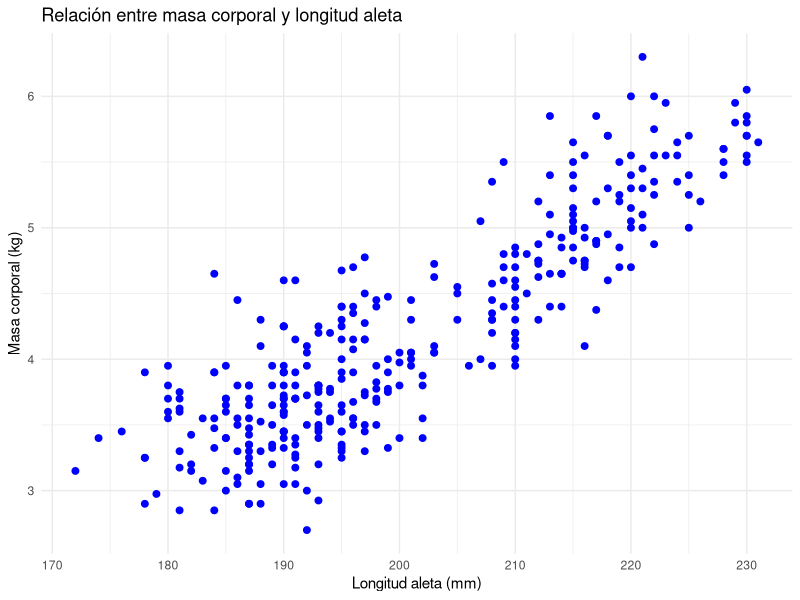
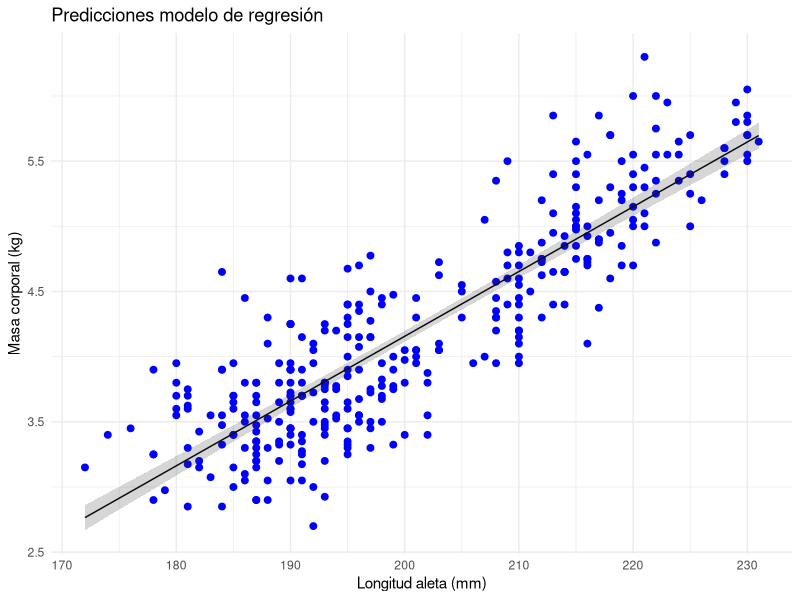
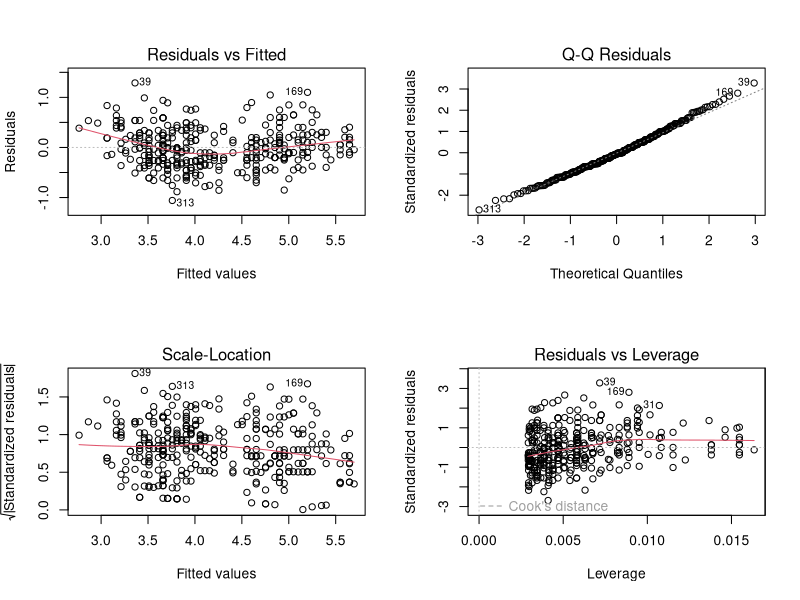
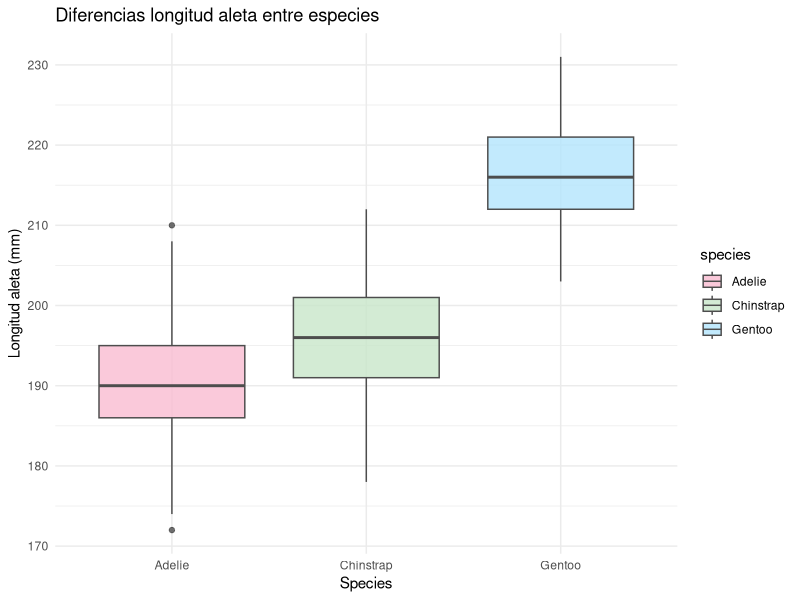
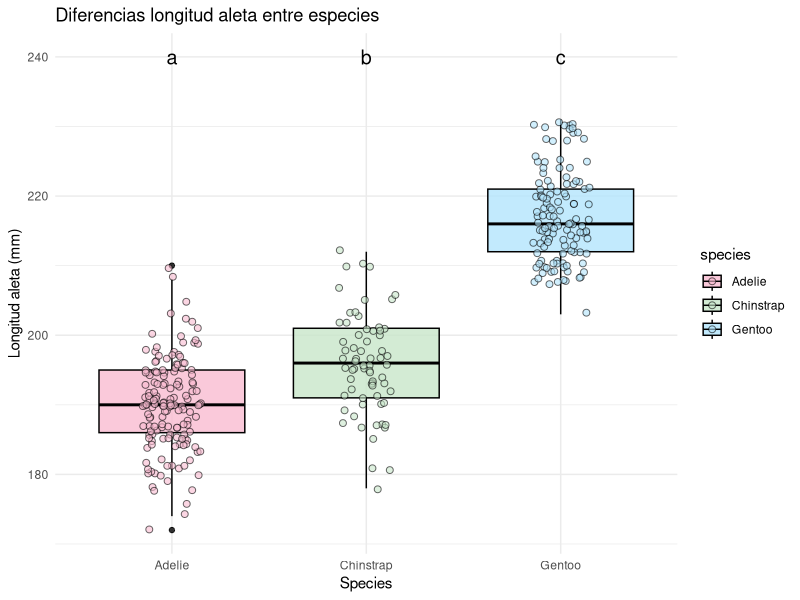
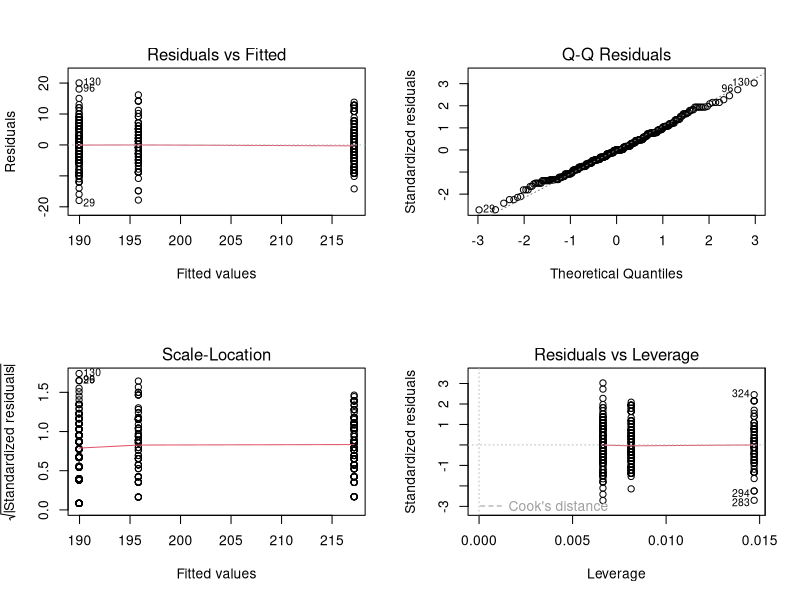
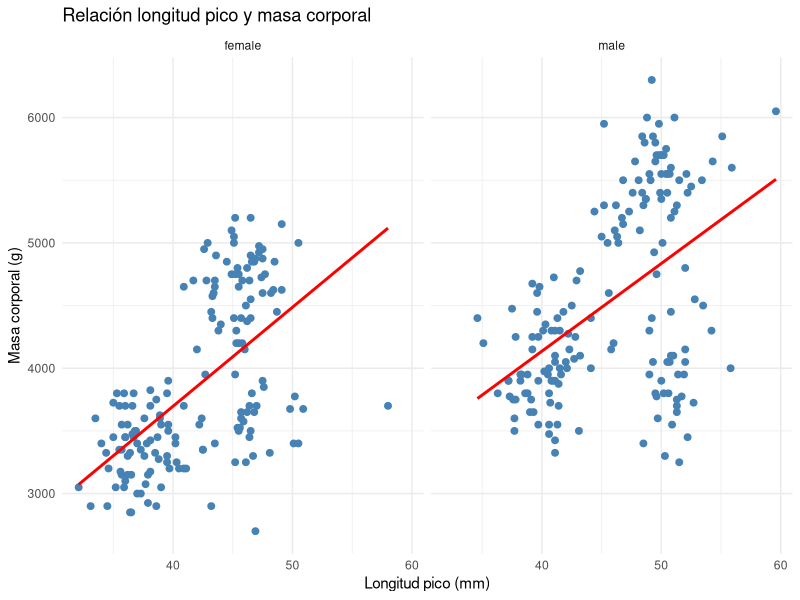
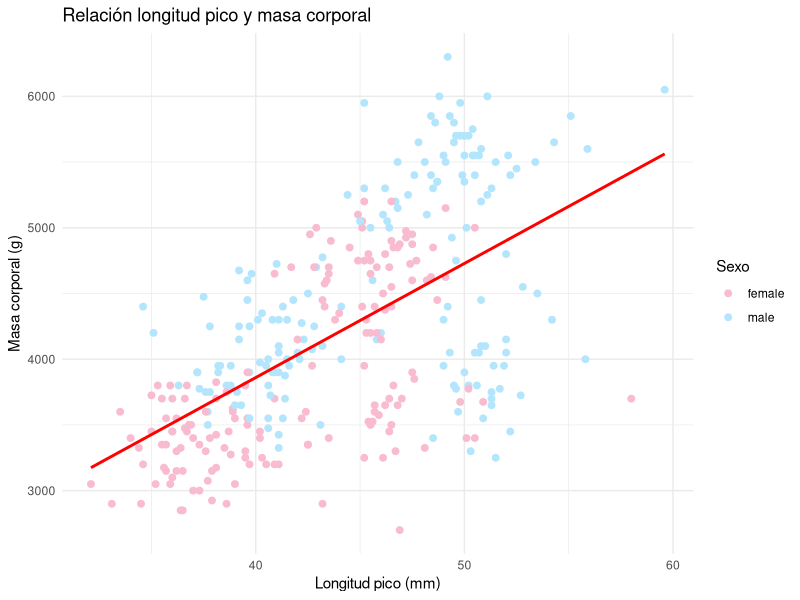

R code for these plots, in order:
# Paquetes que se van a utilizar
library(palmerpenguins)
library(dplyr)
library(ggplot2)
library(broom)
library(tidyverse)
library(lmtest)
library(car)
library(multcomp)

## Modelos de regresión

#### 1. Leer los datos en R y explorar gráficamente la relación entre las variables

data(penguins)
head(penguins)

# eliminamos NAs variables que vamos a utilizar y pasamos masa corporal a kg

penguins_clean <- penguins %>%
  filter(!is.na(flipper_length_mm), !is.na(body_mass_g))
penguins_clean$body_mass_kg <- penguins_clean$body_mass_g/1000

ggplot(data = penguins_clean, aes(x = flipper_length_mm, y = body_mass_kg)) +  
  geom_point(color = "blue", size = 2) +      
  labs(x = "Longitud aleta (mm)",         
       y = "Masa corporal (kg)",                   
       title = "Relación entre masa corporal y longitud aleta "   
  ) +
  theme_minimal()       

#### 2. Ajuste modelo de regresión
  
lm_reg1 <- lm(body_mass_kg ~ flipper_length_mm, data = penguins_clean)

#### 3. Variación explicada por el modelo y resolución hipótesis

anova(lm_reg1)

#### 4. Interpretación del modelo
  
summary(lm_reg1)

#### 5. Predicciones con el modelo
  
preds <- augment(lm_reg1, type.predict = "response", se_fit = TRUE)
preds <- preds %>%
  mutate(lower = .fitted - 1.96 * .se.fit,upper = .fitted + 1.96 * .se.fit)

ggplot(data = preds, aes(x = flipper_length_mm, y = body_mass_kg)) +  
  geom_point(color = "blue", size = 2) +     
  geom_line(aes(y = .fitted)) +
  geom_ribbon(aes(ymin = lower, ymax = upper), alpha = 0.2) +
  labs(x = "Longitud aleta (mm)",         
       y = "Masa corporal (kg)",                   
       title = "Predicciones modelo de regresión"   
  ) +
  theme_minimal()         

#### 6. Revisión supuestos del modelo
  
par(mfrow=c(2,2))
plot(lm_reg1)      

shapiro.test(residuals(lm_reg1))

resettest(lm_reg1)

ncvTest(lm_reg1)

## Modelos factoriales: ANOVA y ANCOVA

### Análisis de la varianza (ANOVA)
  
#### 1. Explorar gráficamente la relación entre las variables

ggplot(data = penguins, aes(x = species, y = flipper_length_mm, fill = species)) +  
  geom_boxplot(alpha = 0.8, color = "gray30") +
  scale_fill_manual(values = c("#F8BBD0", "#C8E6C9", "#B3E5FC")) +
  labs(x = "Species",         
       y = "Longitud aleta (mm)",                   
       title = "Diferencias longitud aleta entre especies"   
  ) +
  theme_minimal()         

#### 2. Ajuste modelo factorial

penguins <- penguins %>%
  mutate(species = as.factor(species))
lm_reg2 <- lm(flipper_length_mm ~ species, data = penguins)

#### 3. Variación explicada por el modelo y resolución hipótesis

anova(lm_reg2)

#### 4. Interpretación del modelo y comparaciones *post-hoc*
  
summary(lm_reg2)

contrasts(penguins$species)

posthoc_species <- glht(lm_reg2, linfct=mcp(species="Tukey"))
summary(posthoc_species)

#### 5. Representación gráfica diferencias significativas
  
ggplot(data = penguins, aes(x = species, y = flipper_length_mm, fill = species, color = species)) +  
  geom_boxplot(alpha = 0.8, color = "black") +
  geom_jitter(width = 0.15, alpha = 0.6, size = 2, shape=21, color="black") +
  scale_fill_manual(values = c("#F8BBD0", "#C8E6C9", "#B3E5FC")) +
  scale_color_manual(values = c("#F8BBD0", "#C8E6C9", "#B3E5FC")) +
  labs(x = "Species",         
       y = "Longitud aleta (mm)",                   
       title = "Diferencias longitud aleta entre especies"   
  ) +
  theme_minimal() +
  geom_text(data = penguins[2,], aes(y = 240, label = "a"), color="black", 
            size=5, nudge_x = 0) +
  geom_text(data = penguins[2,], aes(y = 240, label = "b"), color="black", 
            size=5, nudge_x = 1) +
  geom_text(data = penguins[2,], aes(y = 240, label = "c"), color="black", 
            size=5, nudge_x = 2) 

#### 6. Revisión supuestos del modelo
  
par(mfrow=c(2,2))
plot(lm_reg2)      

#### Cambiar nivel de referencia del factor
  
levels(penguins$species)
penguins$species <- relevel(penguins$species, ref = "Gentoo")
levels(penguins$species)

### Análisis de la covarianza (ANCOVA)
  
ggplot(subset(penguins, !is.na(sex)), aes(x = bill_length_mm, y = body_mass_g)) +
  geom_point(color = "steelblue", size = 2) +
  geom_smooth(method = "lm", se = FALSE, color = "red") +
  facet_wrap(~ sex) +
  labs(
    title = "Relación longitud pico y masa corporal",
    x = "Longitud pico (mm)",
    y = "Masa corporal (g)"
  ) +
  theme_minimal()

#### Ajuste modelo 
  
lm_3 <- lm(body_mass_g ~ bill_length_mm*sex, data = penguins)

#### Comprobación de hipótesis

anova(lm_3)

lm_4 <- lm(body_mass_g ~ bill_length_mm+sex, data = penguins)
anova(lm_4)

ggplot(subset(penguins, !is.na(sex)), aes(x = bill_length_mm, y = body_mass_g, color = sex)) +
  geom_point(size = 2) +
  scale_color_manual(values = c("#F8BBD0", "#B3E5FC")) +
  geom_smooth(method = "lm", se = FALSE, color = "red") +
  labs(
    title = "Relación longitud pico y masa corporal",
    x = "Longitud pico (mm)",
    y = "Masa corporal (g)",
    color = "Sexo"
  ) +
  theme_minimal()

ggplot(data = subset(penguins, !is.na(sex)), aes(x = sex, y = body_mass_g, fill = sex, color = sex)) +  
  geom_boxplot(alpha = 0.8, color = "black") +
  geom_jitter(width = 0.15, alpha = 0.6, size = 2, shape=21, color="black") +
  scale_fill_manual(values = c("#F8BBD0", "#B3E5FC")) +
  scale_color_manual(values = c("#F8BBD0", "#B3E5FC")) +
  labs(x = "Sexo",         
       y = "Masa corporal (g)",                   
       title = "Diferencias masa corporal entre sexo"   
  ) +
  theme_minimal() +
  geom_text(data = penguins[2,], aes(y = 6500, label = "a"), color="black", 
            size=5, nudge_x = 0) +
  geom_text(data = penguins[2,], aes(y = 6500, label = "b"), color="black", 
            size=5, nudge_x = 1)         

## Caso con pendientes significativamente distintas 

ggplot(subset(penguins, !is.na(species)), aes(x = flipper_length_mm, y = body_mass_g)) +
  geom_point(color = "steelblue", size = 2) +
  geom_smooth(method = "lm", se = FALSE, color = "red") +
  facet_wrap(~ species) +
  labs(
    title = "Relación longitud aleta y masa corporal",
    x = "Longitud aleta (mm)",
    y = "Masa corporal (g)"
  ) +
  theme_minimal()

datos_limpios <- penguins %>%
  filter(!is.na(flipper_length_mm))
lm_5 <- lm(body_mass_g ~ flipper_length_mm*species, data = datos_limpios)
anova(lm_5)

summary(lm_5)

#### Gráfica de predicciones
  
newdata <- expand.grid(
  flipper_length_mm = seq(min(datos_limpios$flipper_length_mm), max(datos_limpios$flipper_length_mm), length.out = 100),
  species = levels(datos_limpios$species)
)
predicciones_grid <- augment(lm_5, newdata = newdata)

ggplot(datos_limpios, aes(x = flipper_length_mm, y = body_mass_g, color = species)) +
  geom_point(alpha = 0.5) +
  geom_line(data = predicciones_grid, aes(x= flipper_length_mm, y = .fitted, group = species, color = species), linewidth = 1.2) +
  scale_color_manual(values = c("#F8BBD0", "#C8E6C9", "#B3E5FC")) +
  labs(
    title = "ANCOVA: predicciones por especie",
    x = "Longitud aleta (mm)",
    y = "Masa corporal (g)",
    color = "Especie"
  ) +
  theme_minimal()

#### Supuestos del modelo

par(mfrow=c(2,2))
plot(lm_5)
